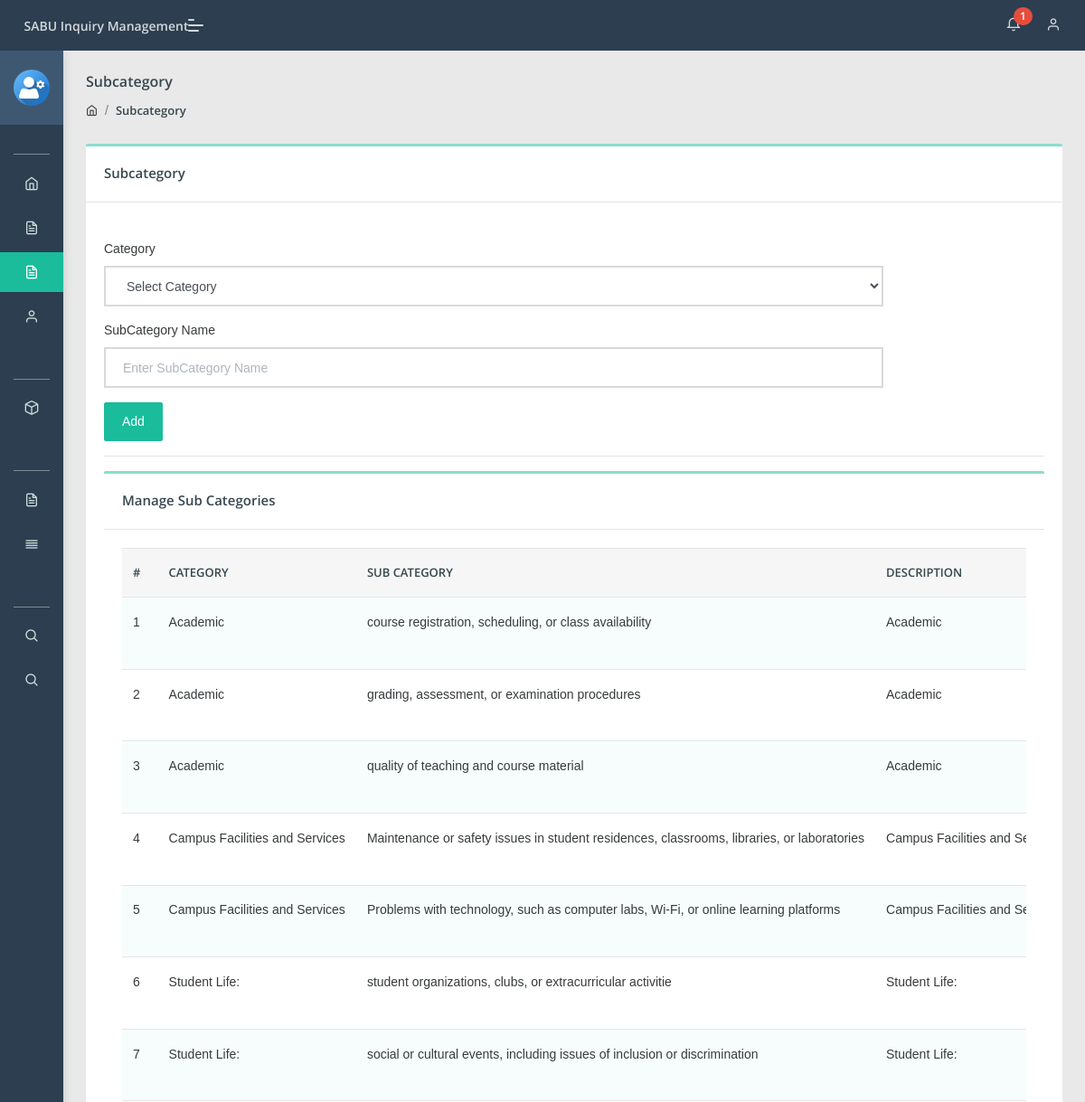
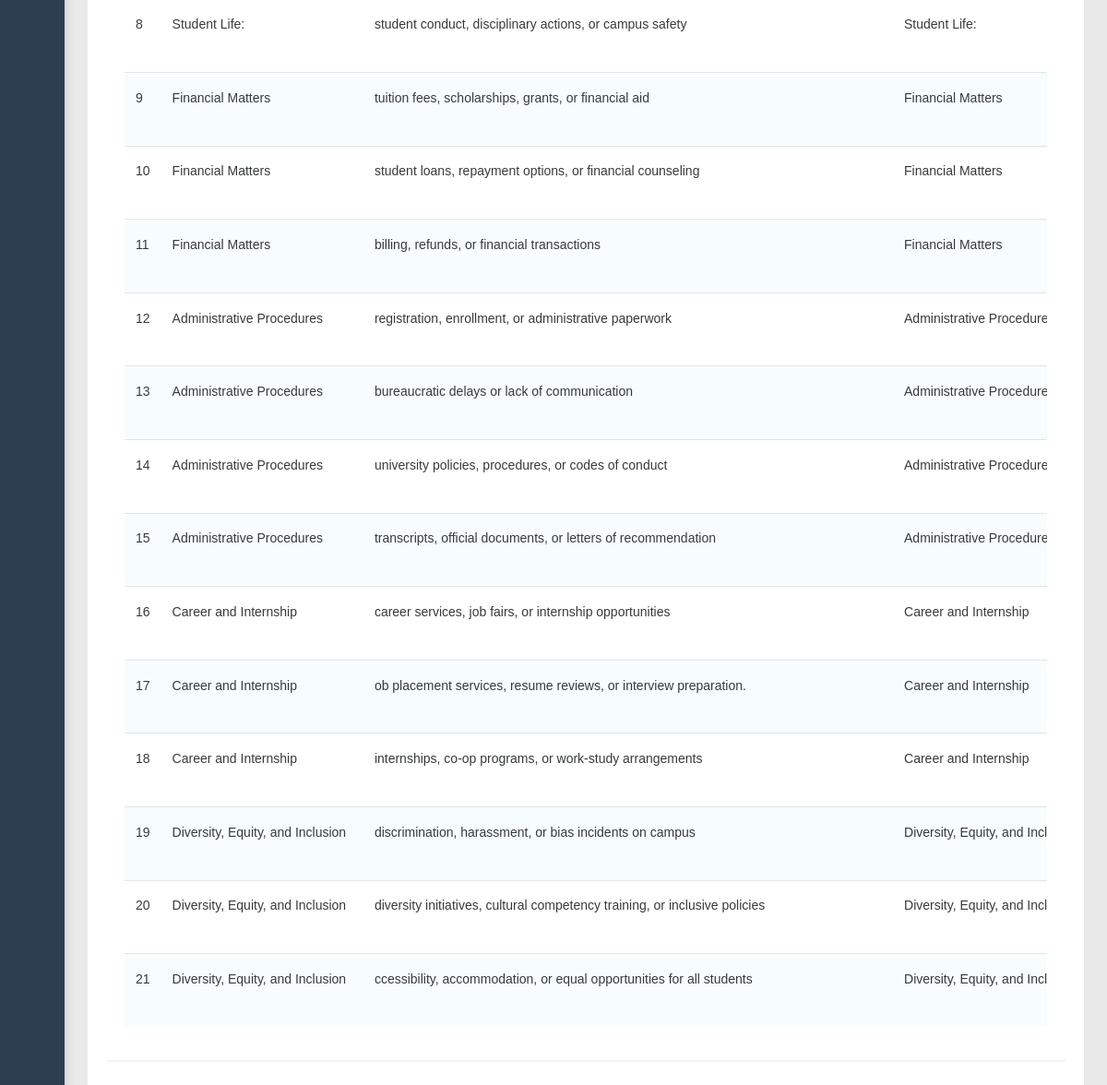
Page /admin/subcategory.php (signed in) on the committed database (2 pictures, top to bottom).
### tables this page shows
CREATE TABLE `subcategory` (
  `id` int NOT NULL,
  `categoryid` int DEFAULT NULL,
  `subcategory` varchar(255) DEFAULT NULL,
  `creationDate` timestamp NULL DEFAULT CURRENT_TIMESTAMP,
  `updationDate` timestamp NULL DEFAULT NULL ON UPDATE CURRENT_TIMESTAMP
);

CREATE TABLE `category` (
  `id` int NOT NULL,
  `categoryName` varchar(255) DEFAULT NULL,
  `categoryDescription` longtext,
  `creationDate` timestamp NULL DEFAULT CURRENT_TIMESTAMP,
  `updationDate` timestamp NULL DEFAULT NULL ON UPDATE CURRENT_TIMESTAMP
);

### admin/subcategory.php (the view, shortened to what this page needs)
<?php
include('include/config.php');
if(strlen($_SESSION['aid'])==0)
    {
header('location:index.php');
}
else{
?>
<!DOCTYPE html>
<html lang="en">
<head>
    <link rel="stylesheet" href="assets/css/style.css">
</head>
<body class="">
	<?php include('include/sidebar.php');?>
	<?php include('include/header.php');?>
<section class="pcoded-main-container">
    <div class="pcoded-content">
        <div class="page-header">
            <div class="page-block">
                <div class="row align-items-center">
                    <div class="col-md-12">
                        <div class="page-header-title">
                            <h5 class="m-b-10">Subcategory</h5>
                        </div>
                        <ul class="breadcrumb">
                            <li class="breadcrumb-item"><a href="dashboard.php"><i class="feather icon-home"></i></a></li>
                            <li class="breadcrumb-item"><a href="subcategory.php">Subcategory</a></li>
                        </ul>
                    </div>
                </div>
            </div>
        </div>
        <div class="row">
            <div class="col-sm-12">
                <div class="card">
                    <div class="card-header">
                        <h5>Subcategory</h5>
                    </div>
                    <div class="card-body">
                        <div class="row">
                            <div class="col-md-10">
                                    <br />
                                <form method="post" name="Category">
                                    <div class="form-group">
                                        <label for="exampleInputEmail1">Category</label>
                                        <select name="category" class="form-control" required>
<option value="">Select Category</option>
</select>
                                    </div>
                                      <div class="form-group">
                                        <label for="exampleInputEmail1">SubCategory Name</label>
                                        <input type="text" placeholder="Enter SubCategory Name"  name="subcategory" class="form-control" required>
                                    </div>
                                    <button type="submit" class="btn  btn-primary" name="submit">Add</button>
                                </form>
                            </div>
                        </div>
                     <hr>
                      <div class="row">
                            <div class="col-xl-12">
                <div class="card">
                    <div class="card-header">
                        <h5>Manage Sub Categories</h5>
                    </div>
                    <div class="card-body table-border-style">
                        <div class="table-responsive">
                            <table class="table table-striped">
                                <thead>
                                    <tr>
                                            <th>#</th>
                                            <th>Category</th>
                                            <th>Sub Category</th>
                                            <th>Description</th>
                                        </tr>
                                </thead>
                                <tbody>
                                    <?php $query=mysqli_query($con,"select subcategory.id,category.categoryName,category.categoryDescription,subcategory.subcategory,subcategory.creationDate,subcategory.updationDate from subcategory join category on category.id=subcategory.categoryid");
$cnt=1;
while($row=mysqli_fetch_array($query))
{
?>
                                        <tr>
                                            <td><?php echo htmlentities($cnt);?></td>
                                            <td><?php echo htmlentities($row['categoryName']);?></td>
                                            <td><?php echo htmlentities($row['subcategory']);?></td>
                                            <td><?php echo htmlentities($row['categoryDescription']);?></td>
                                        </tr>
                                        <?php $cnt=$cnt+1; } ?>
                                </tbody>
                            </table>
                        </div>
                    </div>
                </div>
            </div>
                        </div>
                    </div>
                </div>
            </div>
        </div>
    </div>
</section>
</body>
</html>
<?php } ?>

### rows in the picture
subcategory: categoryid.categoryName "Academic", subcategory "course registration, scheduling, or class availability", categoryid.categoryDescription "Academic"
subcategory: categoryid.categoryName "Academic", subcategory "grading, assessment, or examination procedures", categoryid.categoryDescription "Academic"
subcategory: categoryid.categoryName "Academic", subcategory "quality of teaching and course material", categoryid.categoryDescription "Academic"
subcategory: categoryid.categoryName "Campus Facilities and Services", subcategory "Maintenance or safety issues in student residences, classrooms, libraries, or laboratories", categoryid.categoryDescription "Campus Facilities and…"
subcategory: categoryid.categoryName "Campus Facilities and Services", subcategory "Problems with technology, such as computer labs, Wi-Fi, or online learning platforms", categoryid.categoryDescription "Campus Facilities and…"
subcategory: categoryid.categoryName "Student Life:", subcategory "student organizations, clubs, or extracurricular activitie", categoryid.categoryDescription "Student Life:"
subcategory: categoryid.categoryName "Student Life:", subcategory "social or cultural events, including issues of inclusion or discrimination", categoryid.categoryDescription "Student Life:"
subcategory: categoryid.categoryName "Student Life:", subcategory "student conduct, disciplinary actions, or campus safety", categoryid.categoryDescription "Student Life:"
subcategory: categoryid.categoryName "Financial Matters", subcategory "tuition fees, scholarships, grants, or financial aid", categoryid.categoryDescription "Financial Matters"
subcategory: categoryid.categoryName "Financial Matters", subcategory "student loans, repayment options, or financial counseling", categoryid.categoryDescription "Financial Matters"
subcategory: categoryid.categoryName "Financial Matters", subcategory "billing, refunds, or financial transactions", categoryid.categoryDescription "Financial Matters"
subcategory: categoryid.categoryName "Administrative Procedures", subcategory "registration, enrollment, or administrative paperwork", categoryid.categoryDescription "Administrative…"
subcategory: categoryid.categoryName "Administrative Procedures", subcategory "bureaucratic delays or lack of communication", categoryid.categoryDescription "Administrative…"
subcategory: categoryid.categoryName "Administrative Procedures", subcategory "university policies, procedures, or codes of conduct", categoryid.categoryDescription "Administrative…"
subcategory: categoryid.categoryName "Administrative Procedures", subcategory "transcripts, official documents, or letters of recommendation", categoryid.categoryDescription "Administrative…"
subcategory: categoryid.categoryName "Career and Internship", subcategory "career services, job fairs, or internship opportunities", categoryid.categoryDescription "Career and Internship"
subcategory: categoryid.categoryName "Career and Internship", subcategory "ob placement services, resume reviews, or interview preparation.", categoryid.categoryDescription "Career and Internship"
subcategory: categoryid.categoryName "Career and Internship", subcategory "internships, co-op programs, or work-study arrangements", categoryid.categoryDescription "Career and Internship"
subcategory: categoryid.categoryName "Diversity, Equity, and Inclusion", subcategory "discrimination, harassment, or bias incidents on campus", categoryid.categoryDescription "Diversity, Equity, and…"
subcategory: categoryid.categoryName "Diversity, Equity, and Inclusion", subcategory "diversity initiatives, cultural competency training, or inclusive policies", categoryid.categoryDescription "Diversity, Equity, and…"
subcategory: categoryid.categoryName "Diversity, Equity, and Inclusion", subcategory "ccessibility, accommodation, or equal opportunities for all students", categoryid.categoryDescription "Diversity, Equity, and…"

### other values in the picture
$num1 "1"
